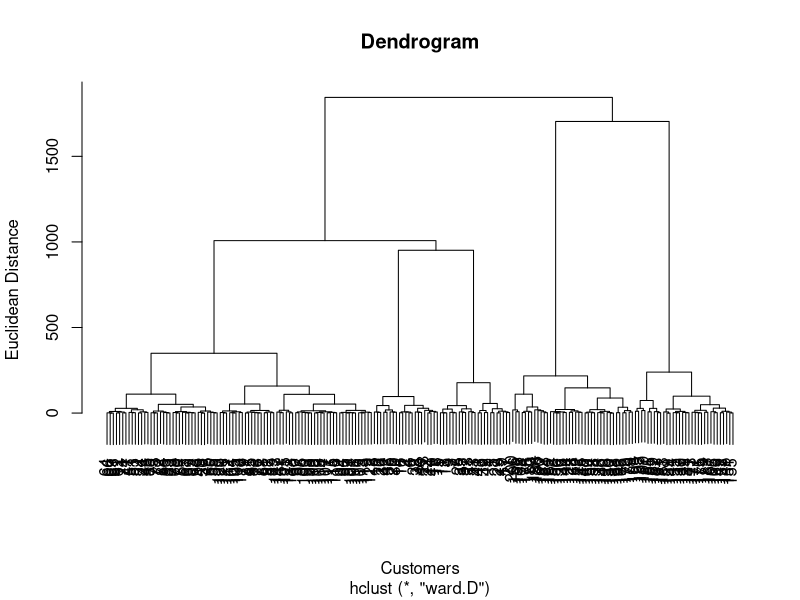
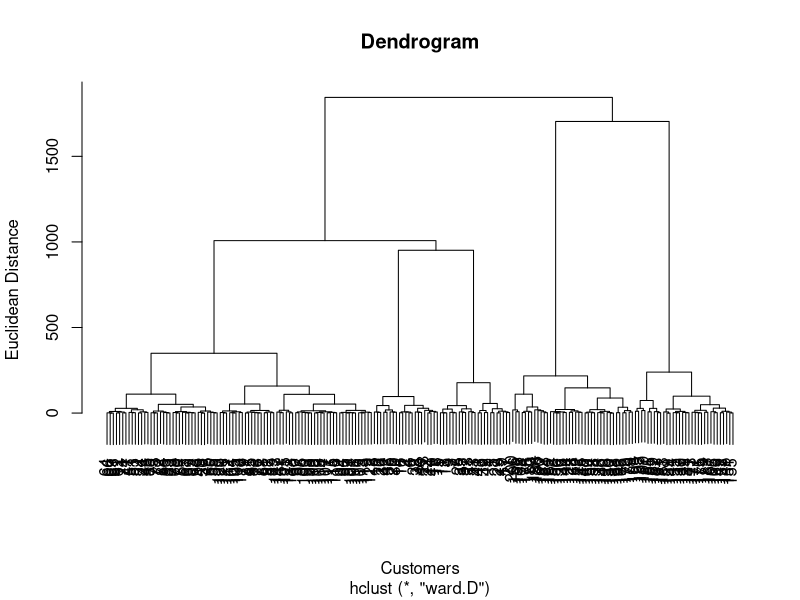

R code for these plots, in order:
#### PRACTICE SCRIPT ###########################################################
install.packages("magrittr")
install.packages("tidyverse")
library("magrittr")
library("tidyverse")

### Getting the dataset ########################################################
## Using regular function expressions ##########################################
dendrogram <- plot(hclust(dist(select(read.csv("mall_customers.csv"), 
                                      annual.income, spending.score)), 
                          method = "ward.D"), 
                   main = "Dendrogram", xlab = "Customers", 
                   ylab = "Euclidean Distance")
# Notice how this is confusing? The formula is read from inside out.
# To combat this, you can use PIPING. This essentially makes the function
# go from y -> f(x) to f(x,y). Easier for us math types, right?

## Using the pipe operator %>% #################################################
dendrogram <-
    read.csv("mall_customers.csv") %>%
    select(annual.income, spending.score) %>%
    dist %>%
    hclust(method = "ward.D") %>%
    plot(main = "Dendrogram", xlab = "Customers", ylab = "Euclidean Distance")
# Writing code in this way takes up essentially the same amount of space, but
# someone coming after you will be able to see what you're doing much more
# easily. In "human" terms, %>% is spoken as "then". Per esempio:

# dendrogram is equal to
#     read the file you're going to import, then
#     select the columns you want from the file, then
#     calculate the distance between those two variables, then
#     determine the hclusters based on that distance, then
#     plot and print the result

